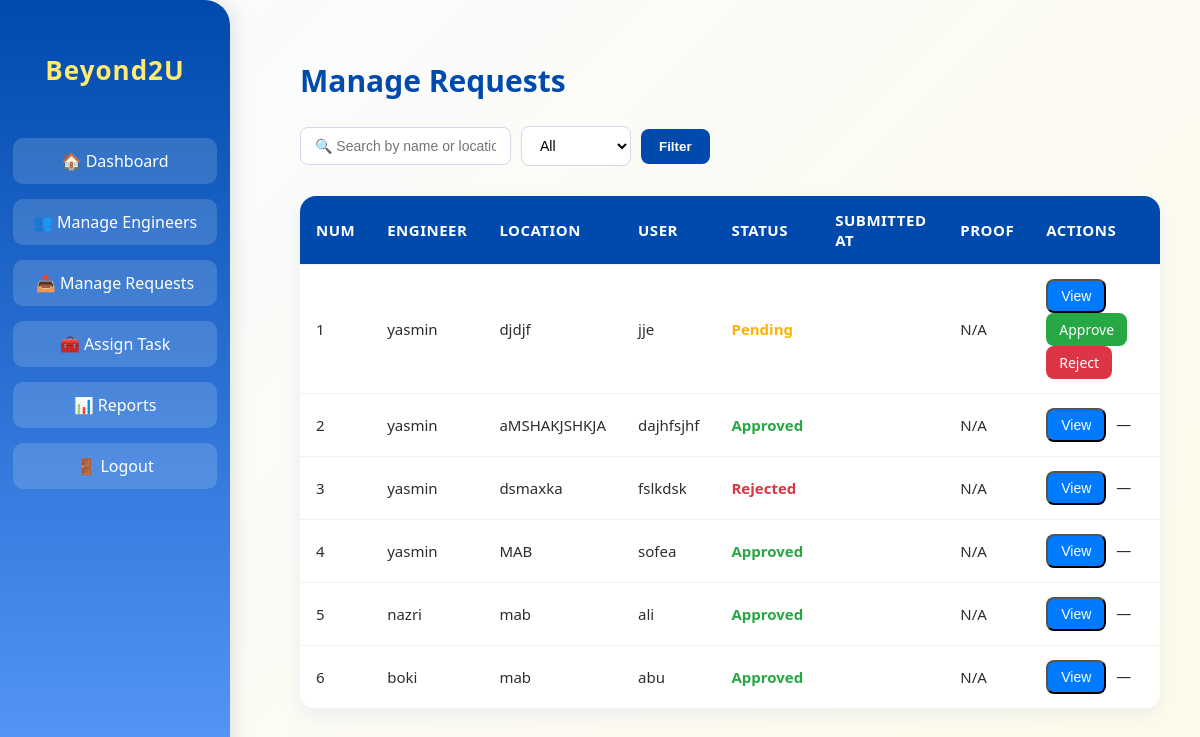
Page /beyond2u/manage_requests/ (signed in) on the committed database.
### inventorySystem/models.py (models this page shows, shortened)
class Request(models.Model):
    TYPE_CHOICES = [
        ('Asset Refresh', 'Asset Refresh'),
        ('Parts Upgrade', 'Parts Upgrade'),
        ('Tech Refresh', 'Tech Refresh'),
    ]
    STATUS_CHOICES = [
        ('Pending', 'Pending'),
        ('Approved', 'Approved'),
        ('Rejected', 'Rejected'),
    ]
    FORMAT_STATUS_CHOICES = [
        ('Formatted', 'Formatted'),
        ('Not Formatted', 'Not Formatted'),
    ]
    UPLOAD_STATUS_CHOICES = [
        ('Uploaded', 'Uploaded'),
        ('Not Yet', 'Not Yet'),
    ]
    engineer = models.ForeignKey(settings.AUTH_USER_MODEL, on_delete=models.CASCADE)
    type = models.CharField(max_length=50, choices=TYPE_CHOICES)
    location = models.CharField(max_length=100)
    user = models.CharField(max_length=100)
    old_barcode = models.CharField(max_length=100, blank=True, null=True)
    new_barcode = models.CharField(max_length=100, blank=True, null=True)
    old_serial = models.CharField(max_length=100, blank=True, null=True)
    new_serial = models.CharField(max_length=100, blank=True, null=True)
    old_ip = models.GenericIPAddressField(blank=True, null=True)
    new_ip = models.GenericIPAddressField(blank=True, null=True)
    new_mac = models.CharField(max_length=50, blank=True, null=True)
    old_hostname = models.CharField(max_length=100, blank=True, null=True)
    new_hostname = models.CharField(max_length=100, blank=True, null=True)
    start_time = models.DateTimeField(blank=True, null=True)
    end_time = models.DateTimeField(blank=True, null=True)
    rescheduled_date = models.DateField(blank=True, null=True)
    status = models.CharField(max_length=20, choices=STATUS_CHOICES, default='Pending')
    format_status = models.CharField(max_length=20, choices=FORMAT_STATUS_CHOICES, blank=True, null=True)
    upload_status = models.CharField(max_length=20, choices=UPLOAD_STATUS_CHOICES, default='Not Yet')
    reason_not_formatted = models.TextField(blank=True, null=True)
    reason_not_uploaded = models.TextField(blank=True, null=True)
    remarks = models.TextField(blank=True, null=True)
    proof = models.FileField(upload_to='proofs/', blank=True, null=True)
    assigned_approver = models.ForeignKey(
        settings.AUTH_USER_MODEL,
        related_name='approver_requests',
        on_delete=models.SET_NULL,
        null=True,
        blank=True
    )
    created_at = models.DateTimeField(auto_now_add=True)
    updated_at = models.DateTimeField(auto_now=True)

class User(AbstractUser):
    ROLE_CHOICES = [
        ('TeamLead', 'Team Lead'),
        ('SystemEngineer', 'System Engineer'),
    ]
    role = models.CharField(max_length=20, choices=ROLE_CHOICES, default='SystemEngineer')

### inventorySystem/views.py (the view, shortened to what this page needs)
# urls.py: path('manage_requests/', views.manage_requests, name='manage_requests'),
@login_required(login_url='login')
def manage_requests(request):
    search_query = request.GET.get('search', '')
    status_filter = request.GET.get('status', 'all')
    requests_qs = Request.objects.all()
    tech_requests_qs = TechRefreshRequest.objects.all()
    if status_filter and status_filter != 'all':
        requests_qs = requests_qs.filter(status=status_filter)
        tech_requests_qs = tech_requests_qs.filter(status=status_filter)
    requests_list = list(requests_qs) + list(tech_requests_qs)
    requests_list.sort(key=lambda x: getattr(x, 'created_at', getattr(x, 'submitted_at', None)), reverse=True)
    context = {
        'requests': requests_list,
        'search_query': search_query,
        'status_filter': status_filter,
    }
    return render(request, 'manage_requests.html', context)

### inventorySystem/templates/manage_requests.html (shortened to what this page needs)
<!DOCTYPE html>
<html lang="en">
<head>
</head>
<body>
  <div class="sidebar">
    <h2>Beyond2U</h2>
    <a href="{% url 'teamlead_dashboard' %}">🏠 Dashboard</a>
    <a href="{% url 'manage_engineers' %}">👥 Manage Engineers</a>
    <a href="{% url 'manage_requests' %}">📥 Manage Requests</a>
    <a href="{% url 'assign_task' %}">🧰 Assign Task</a>
    <a href="{% url 'reports' %}">📊 Reports</a>
    <a href="{% url 'logout' %}">🚪 Logout</a>
  </div>
  <div class="content">
    <h1>Manage Requests</h1>
    <form method="GET">
      <input type="text" name="search" placeholder="🔍 Search by name or location" value="{{ search_query }}">
      <select name="status">
        <option value="all" {% if status_filter == 'all' or not status_filter %}selected{% endif %}>All</option>
      </select>
      <button type="submit" class="btn-primary">Filter</button>
    </form>
    <table>
      <thead>
        <tr>
          <th>Num</th>
          <th>Engineer</th>
          <th>Location</th>
          <th>User</th>
          <th>Status</th>
          <th>Submitted At</th>
          <th>Proof</th>
          <th>Actions</th>
        </tr>
      </thead>
      <tbody>
        {% for req in requests %}
        <tr>
          <td>{{ forloop.counter }}</td>
          <td>{{ req.engineer.username|default:"-" }}</td>
          <td>{{ req.location|default:"-" }}</td>
          <td>{{ req.user|default:"-" }}</td>
          <td class="status-{{ req.status|lower }}">{{ req.status|default:"-" }}</td>
          <td>{{ req.submitted_at|date:"Y-m-d H:i" }}</td>
          <td>{% if req.proof %}<a href="{{ req.proof.url }}" target="_blank">View</a>{% else %}N/A{% endif %}</td>
          <td>
            <button class="btn view-btn" onclick="openPopup('req-{{ req.id }}')">View</button>
            {% if req.status == "Pending" %}
              <a href="{% url 'approve_request' req.id %}" class="btn approve-btn">Approve</a>
              <a href="{% url 'reject_request' req.id %}" class="btn reject-btn">Reject</a>
            {% else %}
              <span>—</span>
            {% endif %}
          </td>
        </tr>
        {% empty %}
        <tr>
          <td colspan="8" style="text-align:center;">No requests found.</td>
        </tr>
        {% endfor %}
      </tbody>
    </table>
  </div>
</body>
</html>

### inventorySystem/templates/manage_requests.html (style rules this page uses)
body { margin: 0; font-family: 'Segoe UI', sans-serif; background: linear-gradient(135deg, #f9fbff, #fffbea); color: #2d2d2d; }
.sidebar { position: fixed; top: 0; left: 0; width: 230px; height: 100vh; background: linear-gradient(180deg, #004aad, #5c9eff); color: white; display: flex; flex-direction: column; align-items: center; padding-top: 30px; box-shadow: 4px 0 20px rgba(0, 0, 0, 0.1); border-top-right-radius: 25px; border-bottom-right-radius: 25px; }
.sidebar h2 { font-size: 26px; font-weight: 700; color: #ffeb70; margin-bottom: 50px; letter-spacing: 1px; }
.sidebar a { display: block; width: 80%; text-align: center; color: white; text-decoration: none; background: rgba(255, 255, 255, 0.15); padding: 12px 10px; border-radius: 10px; margin-bottom: 15px; transition: all 0.3s ease; }
.content { margin-left: 260px; padding: 40px; }
h1 { color: #004aad; font-size: 30px; font-weight: 700; margin-bottom: 25px; }
form { display: flex; gap: 10px; align-items: center; margin-bottom: 30px; }
input[type="text"], select { padding: 10px 14px; border: 1px solid #cfd9e7; border-radius: 8px; font-size: 14px; outline: none; transition: 0.3s; background-color: white; }
.btn-primary { background-color: #004aad; color: white; border: none; padding: 10px 18px; border-radius: 8px; cursor: pointer; font-weight: 600; transition: all 0.3s ease; }
table { width: 100%; border-collapse: collapse; background-color: white; border-radius: 16px; overflow: hidden; box-shadow: 0 6px 20px rgba(0, 84, 200, 0.08); }
th, td { padding: 14px 16px; text-align: left; border-bottom: 1px solid #f1f1f1; font-size: 15px; }
th { background-color: #004aad; color: white; text-transform: uppercase; letter-spacing: 0.5px; }
.status-pending { color: #ffb300; font-weight: 600; }
.status-approved { color: #28a745; font-weight: 600; }
.status-rejected { color: #dc3545; font-weight: 600; }
.btn { padding: 7px 13px; border-radius: 8px; text-decoration: none; color: white; font-size: 14px; font-weight: 500; transition: 0.3s; margin-right: 6px; display: inline-block; }
.view-btn { background-color: #007bff; }
.approve-btn { background-color: #28a745; }
.reject-btn { background-color: #dc3545; }

### rows in the picture
Request: engineer.username "yasmin", location "djdjf", user "jje", status "Pending", proof "N/A", shows "Approve"
Request: engineer.username "yasmin", location "aMSHAKJSHKJA", user "dajhfsjhf", status "Approved", proof "N/A"
Request: engineer.username "yasmin", location "dsmaxka", user "fslkdsk", status "Rejected", proof "N/A"
Request: engineer.username "yasmin", location "MAB", user "sofea", status "Approved", proof "N/A"
Request: engineer.username "nazri", location "mab", user "ali", status "Approved", proof "N/A"
Request: engineer.username "boki", location "mab", user "abu", status "Approved", proof "N/A"
